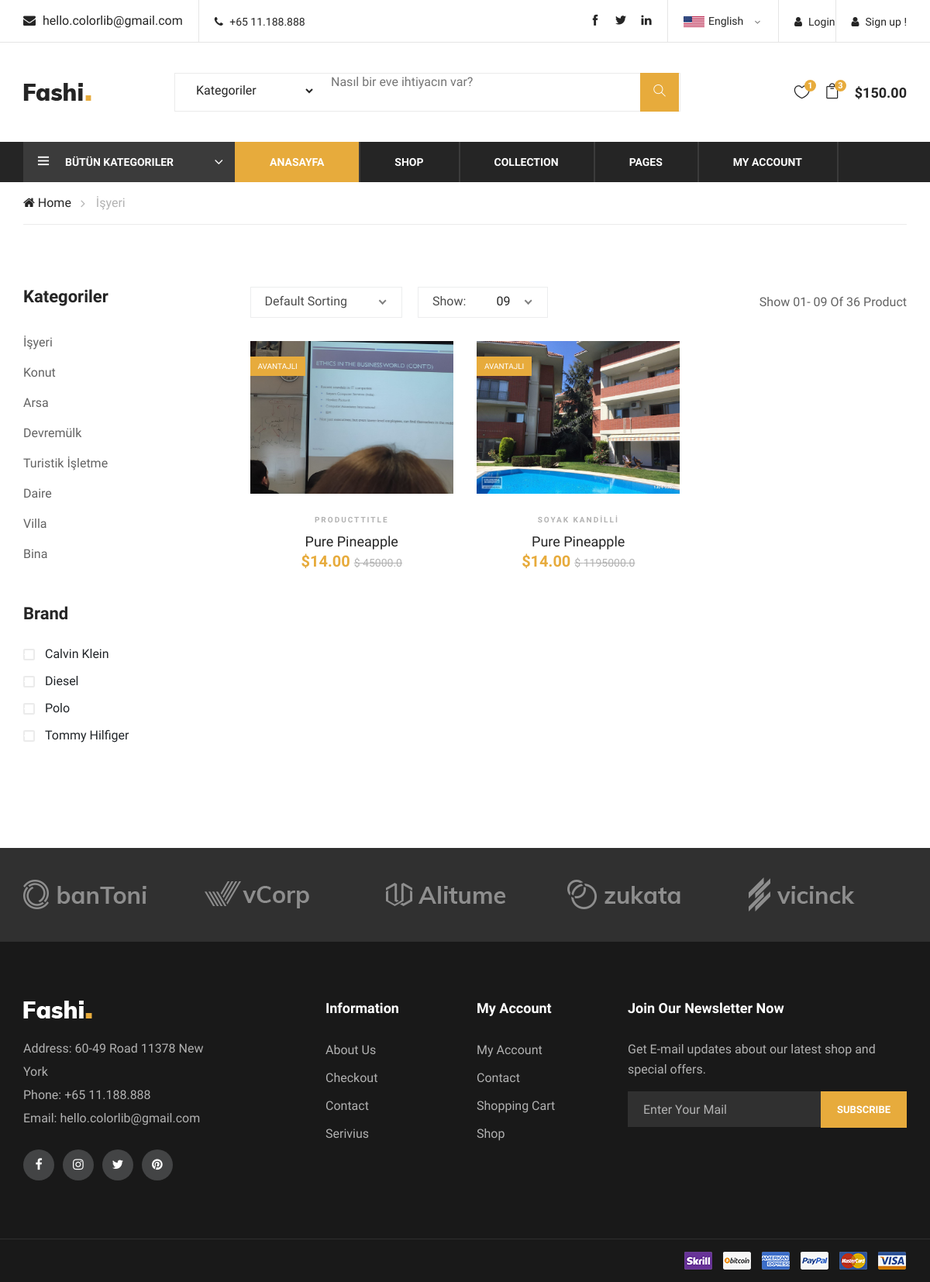
Before: /category/6/yali/ with the older database file.
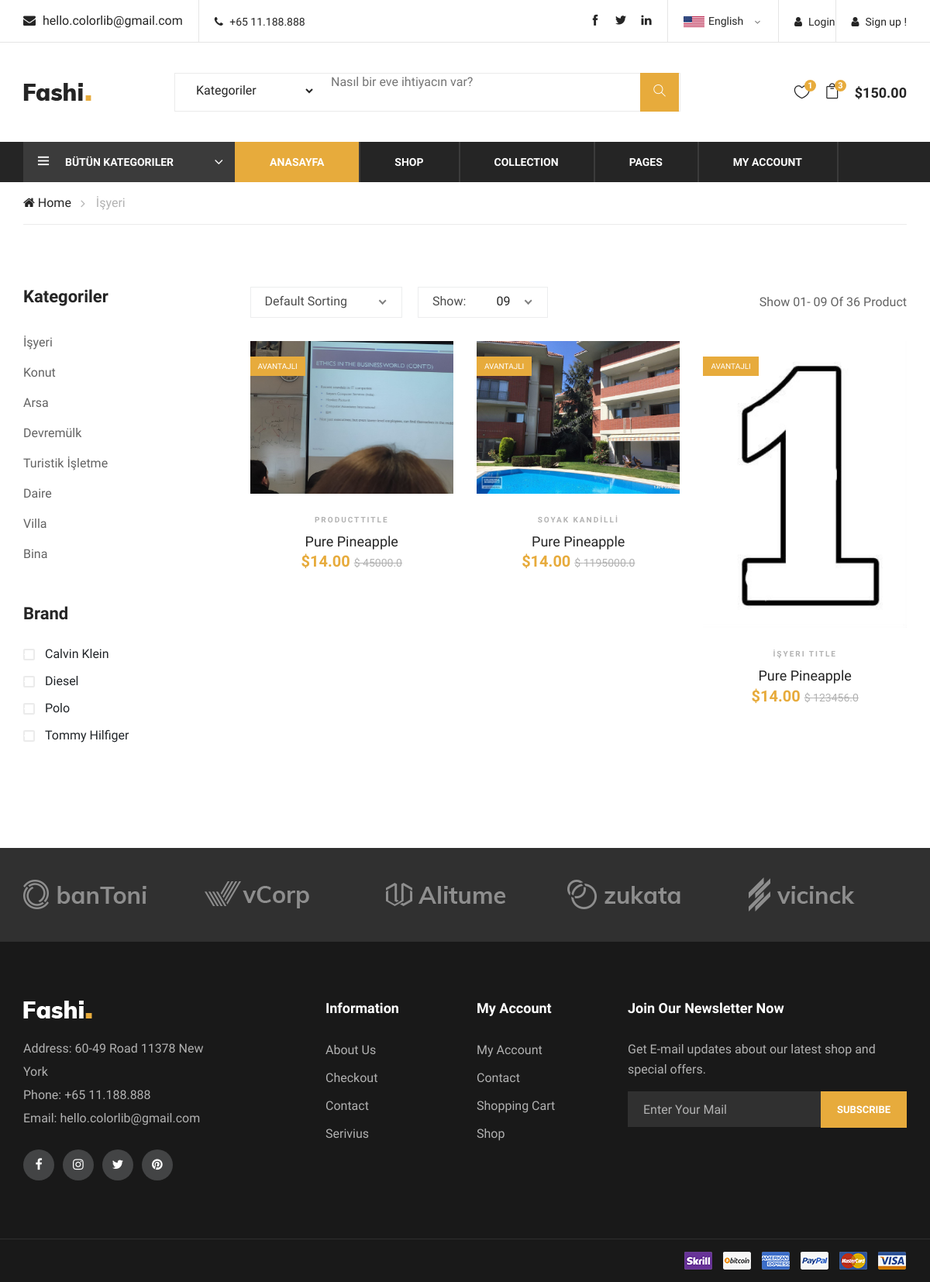
After: the same page with the newer database file.
### product/models.py (models this page shows, shortened)
class Category(MPTTModel):
    STATUS = (('True', 'Evet'), ('False', 'Hayır'))
    title = models.CharField(max_length=100)
    keywords = models.CharField(max_length=255)
    description = models.CharField(max_length=255)
    image = models.ImageField(blank=True, upload_to='images/')
    status = models.CharField(max_length=10, choices=STATUS)
    slug = models.SlugField(null= False, unique= True)
    parent = TreeForeignKey('self', blank=True, null=True, related_name='children', on_delete=models.CASCADE)
    created_at = models.DateTimeField(auto_now_add=True)
    updated_at = models.DateTimeField(auto_now_add=True)
    class MPTTMeta:
        order_insertion_by = ['title']
    def image_tag(self):
        return mark_safe('<img src="{}" height="50"/>'.format(self.image.url))
    image_tag.short_description = 'Image'

class Product(models.Model):
    STATUS = (('True', 'Evet'), ('False', 'Hayır'))
    category = models.ForeignKey(Category, on_delete=models.CASCADE)
    user = models.OneToOneField(User, on_delete=models.CASCADE)
    title = models.CharField(max_length=150)
    keywords = models.CharField(blank=True, max_length=255)
    description = models.CharField(blank=True, max_length=255)
    image = models.ImageField(blank=True, upload_to='images/')
    price = models.FloatField(blank=True)
    m2 = models.IntegerField(blank=True)
    room_number = models.IntegerField(blank=True)
    age_of_building = models.IntegerField(blank=True)
    city = models.CharField(blank= True, max_length=255)
    detail = RichTextUploadingField(blank=True)
    status = models.CharField(max_length=10, choices=STATUS)
    slug = models.SlugField(null= False, unique= True)
    created_at = models.DateTimeField(auto_now_add=True)
    updated_at = models.DateTimeField(auto_now_add=True)
    def image_tag(self):
        return mark_safe('<img src="{}" height="50"/>'.format(self.image.url))
    image_tag.short_description = 'Image'

### home/views.py (the view)
# urls.py: path('category/<int:id>/<slug:slug>/', views.category_products, name = 'category_products'),
def category_products(request, id, slug):
    category = Category.objects.all()
    categorydata = Category.objects.get(pk=id)
    products = Product.objects.filter(category_id=id)
    context = {'products': products, 'category': category, 'categorydata': categorydata}
    return render(request, 'products.html', context)

### home/templates/products.html (shortened to what the changed rows need)
{% extends "homebase.html" %}
{% block body  %}
    <div class="breacrumb-section">
        <div class="container">
            <div class="row">
                <div class="col-lg-12">
                    <div class="breadcrumb-text">
                        <a href="#"><i class="fa fa-home"></i> Home</a>
                        <span>{{ categorydata.title }}</span>
                    </div>
                </div>
            </div>
        </div>
    </div>
    <section class="product-shop spad">
        <div class="container">
            <div class="row">
                <div class="col-lg-3 col-md-6 col-sm-8 order-2 order-lg-1 produts-sidebar-filter">
                    <div class="filter-widget">
                        <ul class="filter-catagories">
                            {% for rs in category %}
                            <li><a href="/category/{{ rs.id }}/{{ rs.slug }}">{{ rs.title }}</a></li>
                            {% endfor %}
                        </ul>
                    </div>
                </div>
                <div class="col-lg-9 order-1 order-lg-2">
                    <div class="product-list">
                        <div class="row">
                            {% for rs in products %}
                            <div class="col-lg-4 col-sm-6">
                                <div class="product-item">
                                    <div class="pi-pic">
                                        <img src="{{ rs.image.url }}" alt="">
                                        <div class="sale pp-sale">Avantajlı</div>
                                    </div>
                                    <div class="pi-text">
                                        <div class="catagory-name">{{ rs.title }}</div>
                                        <a href="#">
                                            <h5>Pure Pineapple</h5>
                                        </a>
                                        <div class="product-price">
                                            $14.00
                                            <span>$ {{ rs.price }}</span>
                                        </div>
                                    </div>
                                </div>
                            </div>
                            {% endfor %}
                        </div>
                    </div>
                </div>
            </div>
        </div>
    </section>
{% endblock %}

Changed rows visible on the page:
added Product: image (picture), title "İŞYERI TITLE", price "123456.0"
